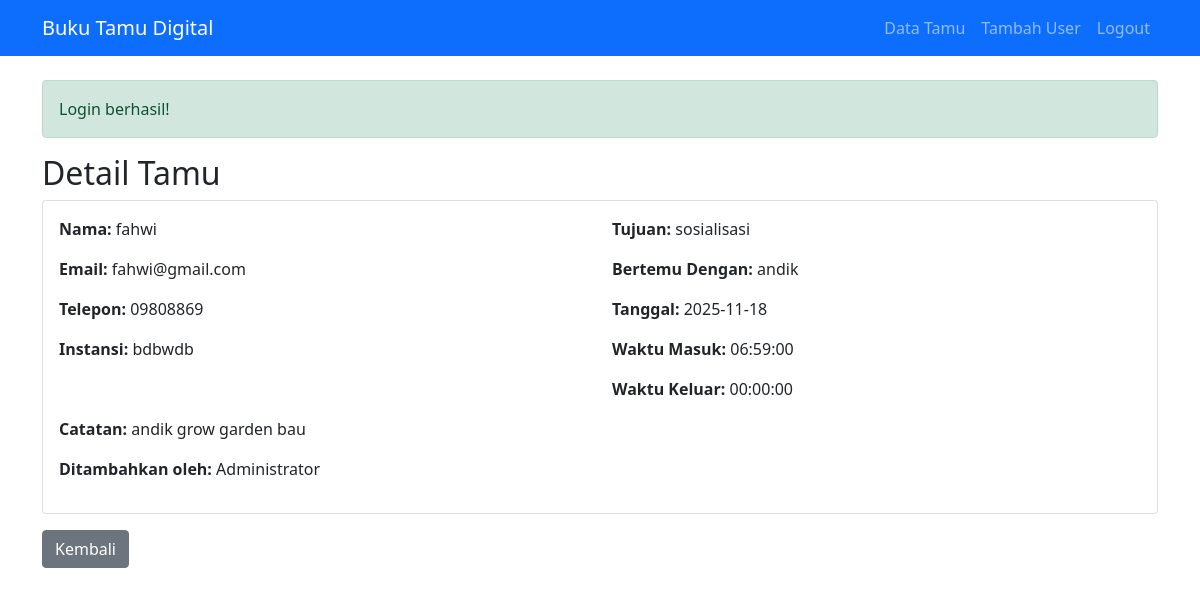
The app's page /Buku_Tamu/index.php?page=guest_show&id=2 (signed in) with its own data.
### tables this page shows
CREATE TABLE `guests` (
  `id` int NOT NULL,
  `nama` varchar(100) NOT NULL,
  `email` varchar(100) DEFAULT NULL,
  `telepon` varchar(20) DEFAULT NULL,
  `instansi` varchar(100) DEFAULT NULL,
  `tujuan` enum('pertemuan','pendaftaran','penelitian','sosialisasi','lainnya') NOT NULL,
  `bertemu_dengan` varchar(100) DEFAULT NULL,
  `tanggal_berkunjung` date NOT NULL,
  `waktu_masuk` time NOT NULL,
  `waktu_keluar` time DEFAULT NULL,
  `catatan` text,
  `dibuat_oleh` int DEFAULT NULL,
  `created_at` timestamp NULL DEFAULT CURRENT_TIMESTAMP
);

CREATE TABLE `users` (
  `id` int NOT NULL,
  `username` varchar(50) NOT NULL,
  `password` varchar(255) NOT NULL,
  `nama_lengkap` varchar(100) NOT NULL,
  `role` enum('admin','staff') DEFAULT 'staff',
  `created_at` timestamp NULL DEFAULT CURRENT_TIMESTAMP
);

### Buku_Tamu/App/Controller/GuestController.php (called while the page is built, shortened)
<?php
class GuestController {
    private $guestModel;
    public function __construct() {
        $this->guestModel = new Guest();
    }
    public function show($id = null) {
        $guest = $this->guestModel->getById($id);
        $data = [
            'title' => 'Detail Tamu',
            'guest' => $guest
        ];
        $this->view('guest/show', $data);
    }
    private function view($view, $data = []) {
    extract($data);
    require_once __DIR__ . "/../Views/templates/header.php";
    require_once __DIR__ . "/../Views/{$view}.php";
    require_once __DIR__ . "/../Views/templates/footer.php";
}
}
?>

### Buku_Tamu/config/config.php (called while the page is built, shortened)
<?php
function isLoggedIn() {
    return isset($_SESSION['user_id']);
}
?>

### Buku_Tamu/App/Models/Database.php (called while the page is built, shortened)
<?php
class Database {
    private $host = DB_HOST;
    private $user = DB_USER;
    private $pass = DB_PASS;
    private $dbname = DB_NAME;
    private $dbh;
    private $stmt;
    public function __construct() {
        $dsn = "mysql:host={$this->host};dbname={$this->dbname}";
        $options = [
            PDO::ATTR_ERRMODE => PDO::ERRMODE_EXCEPTION
        ];
        try {
            $this->dbh = new PDO($dsn, $this->user, $this->pass, $options);
        } catch(PDOException $e) {
            die("Connection failed: " . $e->getMessage());
        }
    }
    public function query($sql) {
        $this->stmt = $this->dbh->prepare($sql);
    }
    public function bind($param, $value, $type = null) {
        if (is_null($type)) {
            switch (true) {
                default: $type = PDO::PARAM_STR;
            }
        }
        $this->stmt->bindValue($param, $value, $type);
    }
    public function execute() {
        return $this->stmt->execute();
    }
    public function single() {
        $this->execute();
        return $this->stmt->fetch(PDO::FETCH_OBJ);
    }
}
?>

### Buku_Tamu/App/Models/guest.php (called while the page is built, shortened)
<?php
class Guest {
    private $db;
    public function __construct() {
        $this->db = new Database();
    }
    public function getById($id) {
        $this->db->query("SELECT g.*, u.nama_lengkap as petugas
                         FROM guests g
                         LEFT JOIN users u ON g.dibuat_oleh = u.id
                         WHERE g.id = :id");
        $this->db->bind(':id', $id);
        return $this->db->single();
    }
}
?>

### Buku_Tamu/App/Views/guest/show.php (the view)
<h2>Detail Tamu</h2>
<div class="card">
    <div class="card-body">
        <div class="row">
            <div class="col-md-6">
                <p><strong>Nama:</strong> <?php echo $guest->nama; ?></p>
                <p><strong>Email:</strong> <?php echo $guest->email; ?></p>
                <p><strong>Telepon:</strong> <?php echo $guest->telepon; ?></p>
                <p><strong>Instansi:</strong> <?php echo $guest->instansi; ?></p>
            </div>
            <div class="col-md-6">
                <p><strong>Tujuan:</strong> <?php echo $guest->tujuan; ?></p>
                <p><strong>Bertemu Dengan:</strong> <?php echo $guest->bertemu_dengan; ?></p>
                <p><strong>Tanggal:</strong> <?php echo $guest->tanggal_berkunjung; ?></p>
                <p><strong>Waktu Masuk:</strong> <?php echo $guest->waktu_masuk; ?></p>
                <p><strong>Waktu Keluar:</strong> <?php echo $guest->waktu_keluar; ?></p>
            </div>
        </div>
        <p><strong>Catatan:</strong> <?php echo $guest->catatan; ?></p>
        <p><strong>Ditambahkan oleh:</strong> <?php echo $guest->petugas; ?></p>
    </div>
</div>
<a href="<?php echo BASEURL; ?>/index.php?page=guest" class="btn btn-secondary mt-3">Kembali</a>

### Buku_Tamu/index.php (shortened to what this page needs)
<?php
require_once 'config/config.php';
require_once 'config/database.php';
$page = $_GET['page'] ?? 'login';
switch($page) {
    case 'guest_show':
        require_once 'App/Controller/GuestController.php';
        $controller = new GuestController();
        $controller->show($id);
        break;
}
?>

### Buku_Tamu/App/Views/templates/header.php (shortened to what this page needs)
<!DOCTYPE html>
<html lang="id">
<head>
    <link href="https://cdn.jsdelivr.net/npm/bootstrap@5.1.3/dist/css/bootstrap.min.css" rel="stylesheet">
</head>
<body>
    <nav class="navbar navbar-expand-lg navbar-dark bg-primary">
        <div class="container">
            <a class="navbar-brand" href="<?php echo BASEURL; ?>/index.php?page=dashboard"><?php echo SITENAME; ?></a>
            <?php if (isLoggedIn()): ?>
            <div class="navbar-nav ms-auto">
                <a class="nav-link" href="<?php echo BASEURL; ?>/index.php?page=guest">Data Tamu</a>
                <?php if ($_SESSION['user_role'] == 'admin'): ?>
                <a class="nav-link" href="<?php echo BASEURL; ?>/index.php?page=register">Tambah User</a>
                <?php endif; ?>
                <a class="nav-link" href="<?php echo BASEURL; ?>/index.php?page=logout">Logout</a>
            </div>
            <?php endif; ?>
        </div>
    </nav>
    <div class="container mt-4">
        <?php
        if (isset($_SESSION['message'])) {
            echo '<div class="alert alert-success">' . $_SESSION['message'] . '</div>';
        }
        ?>

### Buku_Tamu/App/Views/templates/footer.php (shortened to what this page needs)
    </div>
</body>
</html>

### records on screen
guests: nama "fahwi", email "fahwi@gmail.com", telepon "09808869", instansi "bdbwdb", tujuan "sosialisasi", bertemu_dengan "andik", tanggal_berkunjung "2025-11-18", waktu_masuk "06:59:00", waktu_keluar "00:00:00", catatan "andik grow garden bau", dibuat_oleh.nama_lengkap "Administrator"

### other values on screen
SITENAME "Buku Tamu Digital"
$_SESSION['message'] "Login berhasil!"
